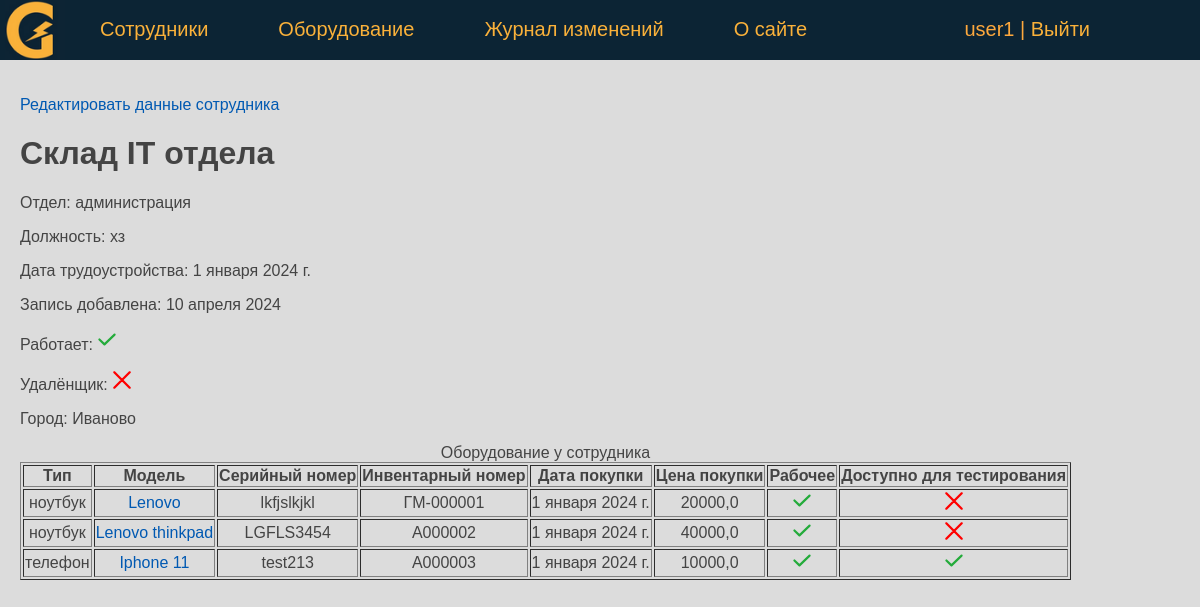
/person/skladIT/ (signed in), run on the app's committed database.
### eqlog/models.py (models this page shows, shortened)
class Person(models.Model):
    last_name = models.CharField(verbose_name='Фамилия', max_length=50)
    first_name = models.CharField(verbose_name='Имя', max_length=50)
    middle_name = models.CharField(verbose_name='Отчество', max_length=50)
    department = models.ForeignKey('Department', on_delete=models.PROTECT, verbose_name='Отдел', related_name='get_persons')
    job_title = models.CharField(verbose_name='Должность', max_length=50)
    jobing_at = models.DateField(verbose_name='Дата трудоустройства', default=date(2024, 1, 1))
    created_at = models.DateTimeField(verbose_name='Дата создания', auto_now_add=True)
    updated_at = models.DateTimeField(verbose_name='Дата изменения', auto_now=True)
    remote = models.BooleanField(verbose_name='Удаленщик', default=False)
    is_working = models.BooleanField(verbose_name='Работает', default=True)
    city = models.CharField(verbose_name='Город', max_length=50, default='Москва')
    slug = AutoSlugField(populate_from='last_name', max_length=255, unique=True, db_index=True)
    user = models.ForeignKey(User, verbose_name='Пользователь', on_delete=models.DO_NOTHING, null=True)
    objects = models.Manager()
    class Meta:
        verbose_name = 'Сотрудник'
        verbose_name_plural = 'Сотрудники'
        ordering = ['last_name', 'first_name']

class Department(models.Model):
    name = models.CharField(verbose_name='Отдел', max_length=50)
    objects = models.Manager()
    def __str__(self):
        return self.name
    class Meta:
        verbose_name = 'Отдел'
        verbose_name_plural = 'Отделы'

class Equipment(models.Model):
    type = models.CharField(verbose_name='Тип оборудования', max_length=50)
    model = models.CharField(verbose_name='Модель', max_length=50)
    serial_number = models.CharField(verbose_name='Серийный номер', max_length=50)
    id_number = models.CharField(verbose_name='Инвентарный номер', max_length=10, unique=True)
    sale_date = models.DateField(verbose_name='Дата покупки', default=date(2024, 1, 1))
    price = models.FloatField(verbose_name='Цена покупки', max_length=10)
    is_working = models.BooleanField(verbose_name='Работает', default=True)
    testing = models.BooleanField(verbose_name='Доступно для тестирования', default=False)
    description = models.TextField(verbose_name='Описание')
    created_at = models.DateTimeField(verbose_name='Дата создания', auto_now_add=True)
    updated_at = models.DateTimeField(verbose_name='Дата изменения', auto_now=True)
    person = models.ForeignKey('Person', on_delete=models.PROTECT, verbose_name='Сотрудник', related_name='get_equipments')
    slug = AutoSlugField(populate_from='id_number', max_length=255, unique=True, db_index=True)
    user = models.ForeignKey(User, verbose_name='Пользователь', on_delete=models.DO_NOTHING, null=True)
    objects = models.Manager()
    def get_absolute_url(self):
        return reverse('equipment', kwargs={'equip_slug': self.slug})
    class Meta:
        verbose_name = 'Оборудование'
        verbose_name_plural = 'Оборудование'
        ordering = ['type', 'model']

### eqlog/views.py (the view)
# urls.py: path('person/<slug:pers_slug>/', ShowPerson.as_view(), name='person'),
class ShowPerson(DataMixin, DetailView):
    model = Person
    template_name = 'eqlog/person.html'
    slug_url_kwarg = 'pers_slug'
    context_object_name = 'ps'
    def get_context_data(self, *, object_list=None, **kwargs):
        context = super().get_context_data(**kwargs)
        auth = self.request.user.is_authenticated
        c_def = self.get_user_context(title='Главная страница', auth=auth)
        person: Persons = context['object']
        context.update({"equipments": person.get_equipments.all()})
        return {**context, **c_def}

### eqlog/utils.py (called while the page is built)
    def get_user_context(self, **kwargs):
        context = kwargs
        context['menu'] = menu
        return context

### eqlog/templates/eqlog/person.html
{% extends 'eqlog/base.html' %}
{% block content %}
    {% if auth %}
        <p><a href="{% url 'update_person' ps.id %}">Редактировать данные сотрудника</a> </p>
        <h1>{{ ps.last_name }} {{ ps.first_name }} {{ ps.middle_name }}</h1>
        <p>Отдел: {{ ps.department }} </p>
        <p>Должность: {{ ps.job_title }}</p>
        <p>Дата трудоустройства: {{ ps.jobing_at }}</p>
        <p>Запись добавлена: {{ ps.created_at | date:"d E Y" }}</p>
        <p class="mark {% if ps.is_working %} mark_tick {% endif %}"> Работает: </p>
        <p class="mark {% if ps.remote %} mark_tick {% endif %}"> Удалёнщик: </p>
        <p >Город: {{ ps.city }}</p>
        <table border="1">
            <caption>Оборудование у сотрудника </caption>
                <tr>
                    <th>Тип</th>
                    <th>Модель</th>
                    <th>Серийный номер</th>
                    <th>Инвентарный номер</th>
                    <th>Дата покупки</th>
                    <th>Цена покупки</th>
                    <th>Рабочее</th>
                    <th>Доступно для тестирования</th>
               </tr>
                {% for e in equipments %}
                    <tr>
                        <td>{{ e.type }}</td>
                        <td><a href="{{ e.get_absolute_url }}"> {{ e.model }}</a></td>
                        <td>{{ e.serial_number }}</td>
                        <td>{{ e.id_number }}</td>
                        <td>{{ e.sale_date }}</td>
                        <td>{{ e.price }}</td>
                        <td class="mark {% if e.is_working %} mark_tick {% endif %}"> </td>
                        <td class="mark {% if e.testing %} mark_tick {% endif %}"> </td>
                    </tr>
                {% endfor %}
        </table>
    {% endif %}
{% endblock %}

### eqlog/templates/eqlog/base.html (shortened to what this page needs)
<!DOCTYPE html>
{% load static %}
<html>
<head>
    <link type="text/css" href="/static/eqlog/css/styles.css" rel="stylesheet" />
</head>
<body bgcolor="#DCDCDC">
    {% block mainmenu %}
    <header class="header">
    <ul id="mainmenu" class="mainmenu">
        <li class="logo">
            <a href="{% url 'home' %}"><div class="logo"></div></a>
        </li>
        {% for m in menu %}
            <li><a href="{% url m.url_name %}"> {{ m.title }} </a></li>
        {% endfor %}
        <li class="last">
            {% if request.user.is_authenticated %}
                <li class="last"> {{user.username}} | <a href="{% url 'logout' %}">Выйти</a> </li>
            {% else %}
                <li class="last"><a href="{% url 'login' %}">Войти</a> </li>
            {% endif %}
        </li>
    </ul>
    </header>
    {% endblock mainmenu %}
    <main>
        {% block content %}
        {% endblock content %}
    </main>
</body>
</html>

### eqlog/static/eqlog/css/styles.css (style rules this page uses)
body { font-family: 'Arial'; margin: 0; padding: 0; height: 100%; width: 100%; color: #444; }
a { color: #0059b2; text-decoration: none; }
.header { background: #0c2434; height: 60px; }
main { padding: 20px; }
.logo { background: url('../images/logo_home.png') no-repeat 0px 0px; background-size: contain; background-position: center; width: 70px; height: 60px; }
ul.mainmenu { list-style: none; margin: 0; padding: 0; height: 60px; color: #FDA83D; font-size: 20px; overflow: hidden; }
ul.mainmenu li { float: left; margin: 18px 40px 0 30px; }
ul.mainmenu li.logo { margin: 0; }
ul.mainmenu li.last { float: right; }
ul.mainmenu li a { color: #fab13a; text-decoration: none; }
.mark::after { display: inline-block; content: ""; width: 20px; height: 20px; background-image: url('../images/cross.svg'); background-position: center; background-size: contain; background-repeat: no-repeat; }
.mark_tick::after { background-image: url('../images/tick.svg'); }
td { text-align: center; }

### data on the page
Person: last_name "Склад", first_name "IT", middle_name "отдела", department "администрация", job_title "хз", jobing_at "1 января 2024 г.", created_at "10 апреля 2024", city "Иваново"
Equipment: type "ноутбук", model "Lenovo", serial_number "lkfjslkjkl", id_number "ГM-000001", sale_date "1 января 2024 г.", price "20000,0", is_working True (drawn)
Equipment: type "ноутбук", model "Lenovo thinkpad", serial_number "LGFLS3454", id_number "А000002", sale_date "1 января 2024 г.", price "40000,0", is_working True (drawn)
Equipment: type "телефон", model "Iphone 11", serial_number "test213", id_number "А000003", sale_date "1 января 2024 г.", price "10000,0", is_working True (drawn)

### other printed values
{{ m.title }} "Сотрудники" "Оборудование" "Журнал изменений" "О сайте"
{{ user.username }} "user1"
